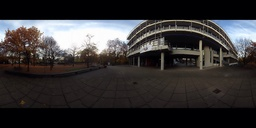
#> input picture KIdfB.jpg, 256 x 128 px, shrunk from 819 x 410 before the run
$ python panorama2cube.py KIdfB.jpg
#> lines starting #> are read from the running program, lines starting #| are printed output that depends on the picture
import sys
from PIL import Image
from math import pi,sin,cos,tan,atan2,hypot,floor
from numpy import clip

# get x,y,z coords from out image pixels coords
# i,j are pixel coords
# face is face number
# edge is edge length
def outImgToXYZ(i,j,face,edge):
    a = 2.0*float(i)/edge
    b = 2.0*float(j)/edge
    if face==0: # back
        (x,y,z) = (-1.0, 1.0-a, 3.0 - b)
    elif face==1: # left
        (x,y,z) = (a-3.0, -1.0, 3.0 - b)
    elif face==2: # front
        (x,y,z) = (1.0, a - 5.0, 3.0 - b)
    elif face==3: # right
        (x,y,z) = (7.0-a, 1.0, 3.0 - b)
    elif face==4: # top
        (x,y,z) = (b-1.0, a -5.0, 1.0)
    elif face==5: # bottom
        (x,y,z) = (5.0-b, a-5.0, -1.0)
    return (x,y,z)

# convert using an inverse transformation
def convertBack(imgIn,imgOut):
    inSize = imgIn.size
    outSize = imgOut.size
    inPix = imgIn.load()
    outPix = imgOut.load()
    edge = inSize[0]/4   # the length of each edge in pixels
    for i in range(outSize[0]):
        face = int(i/edge) # 0 - back, 1 - left 2 - front, 3 - right
        if face==2:
            rng = range(0,int(edge*3))
        else:
            rng = range(int(edge), int(edge) * 2)

        for j in rng:
            if j<edge:
                face2 = 4 # top
            elif j>=2*edge:
                face2 = 5 # bottom
            else:
                face2 = face

            (x,y,z) = outImgToXYZ(i,j,face2,edge)
            theta = atan2(y,x) # range -pi to pi
            r = hypot(x,y)
            phi = atan2(z,r) # range -pi/2 to pi/2
            # source img coords
            uf = ( 2.0*edge*(theta + pi)/pi )
            vf = ( 2.0*edge * (pi/2 - phi)/pi)
            # Use bilinear interpolation between the four surrounding pixels
            ui = floor(uf)  # coord of pixel to bottom left
            vi = floor(vf)
            u2 = ui+1       # coords of pixel to top right
            v2 = vi+1
            mu = uf-ui      # fraction of way across pixel
            nu = vf-vi
            # [11 lines of commented-out code are left out]
            A = inPix[ui % inSize[0],int(clip(vi,0,inSize[1]-1))]
            B = inPix[u2 % inSize[0],int(clip(vi,0,inSize[1]-1))]
            C = inPix[ui % inSize[0],int(clip(v2,0,inSize[1]-1))]
            D = inPix[u2 % inSize[0],int(clip(v2,0,inSize[1]-1))]
            # interpolate
            (r,g,b) = (
                A[0]*(1-mu)*(1-nu) + B[0]*(mu)*(1-nu) + C[0]*(1-mu)*nu+D[0]*mu*nu,
                A[1]*(1-mu)*(1-nu) + B[1]*(mu)*(1-nu) + C[1]*(1-mu)*nu+D[1]*mu*nu,
                A[2]*(1-mu)*(1-nu) + B[2]*(mu)*(1-nu) + C[2]*(1-mu)*nu+D[2]*mu*nu )

            outPix[i,j] = (int(round(r)),int(round(g)),int(round(b)))

imgIn = Image.open(sys.argv[1])
#> imgIn is the input picture: PIL image 256x128 RGB; mean R, G, B 53.5, 51.1, 51.6
inSize = imgIn.size
#> inSize = (256, 128)
i1 = inSize[0]
#> i1 = 256
imgOut = Image.new("RGB",(inSize[0],int(inSize[0]*3/4)),"black")
#> imgOut: PIL image 256x192 RGB; every value is 0
convertBack(imgIn,imgOut)
imgOut.save(sys.argv[1].split('.')[0]+"Out2.png")
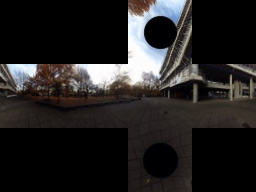
#> saved as KIdfBOut2.png: PIL image 256x192 RGB; mean R, G, B 36.5, 34.5, 34.1
imgOut.show()
